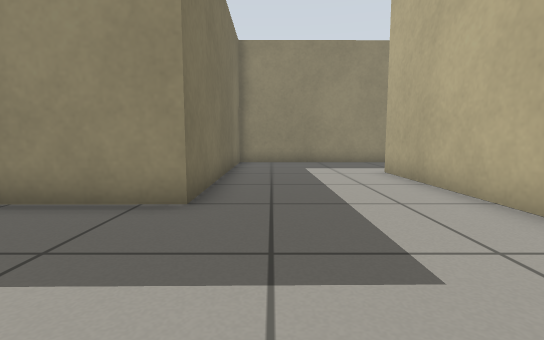
View 1 (above)

18 first-person views from a walk through a Gazebo world. The camera is 0.5 m above the floor, tilts 6° down and sees 85° across. The floor is counted in squares, 0.5 m on a side. Each view is taken from the middle of a square. On the plan, view 1 faces up. The plan holds only what a view shows up to about 12 squares ahead; the rest is blank.

View 2
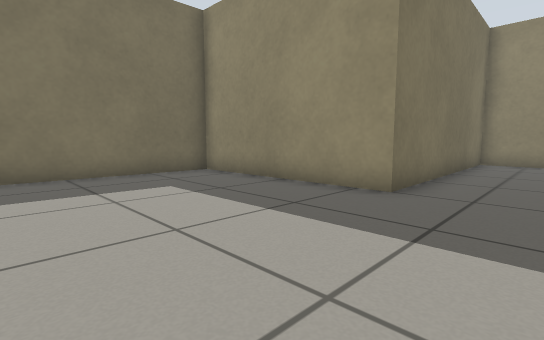

View 3
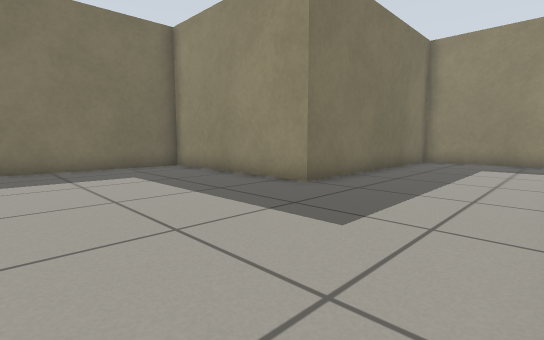

View 4
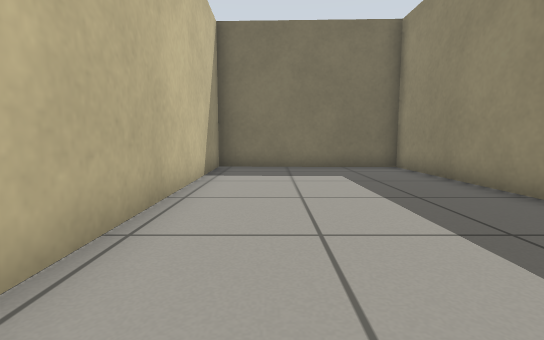

View 5
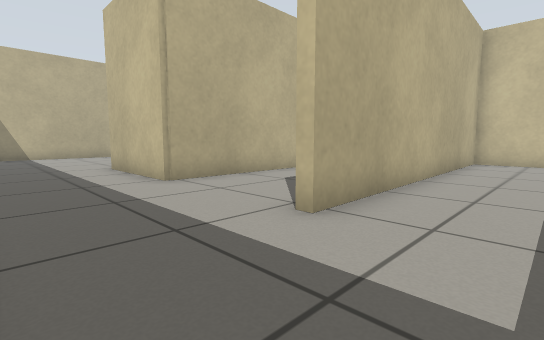

View 6
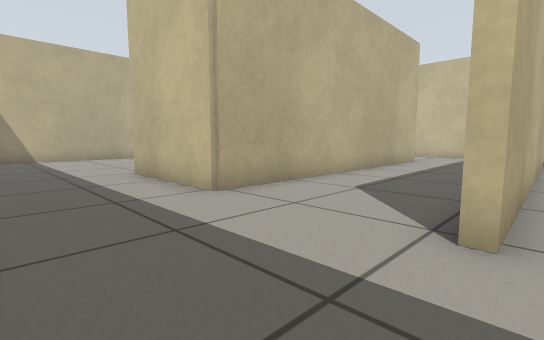

View 7
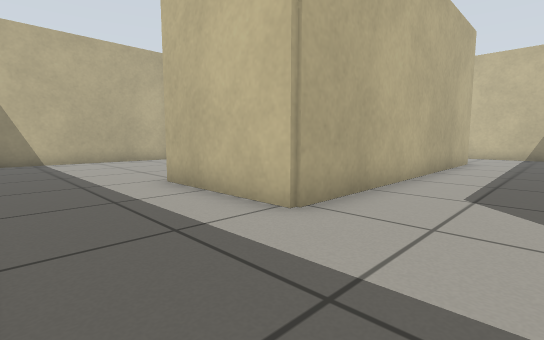

View 8
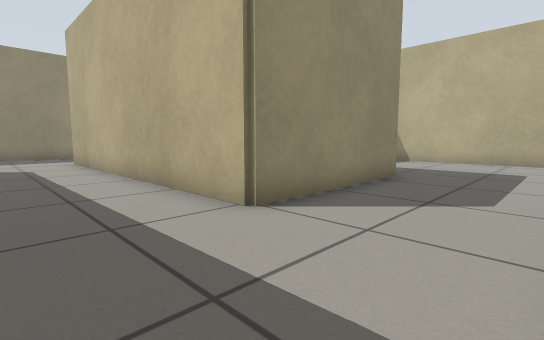

View 9
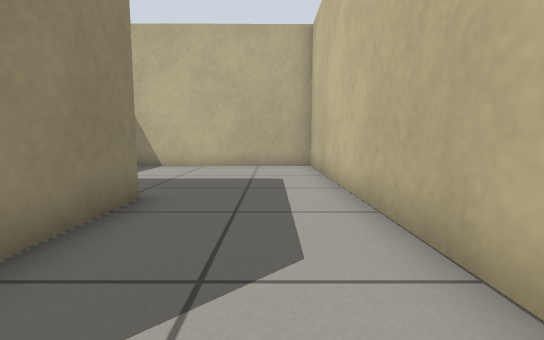

View 10
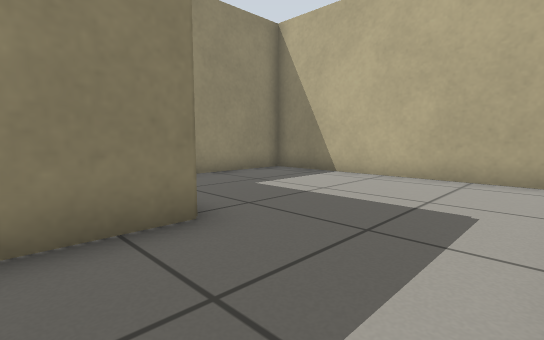

View 11
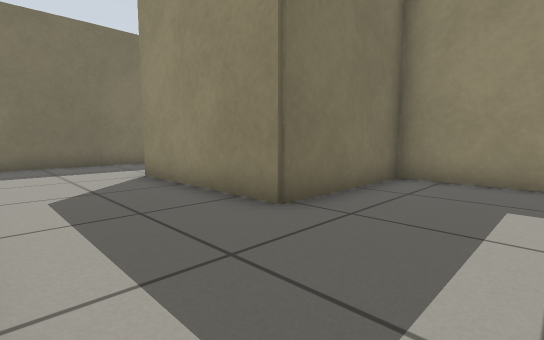

View 12
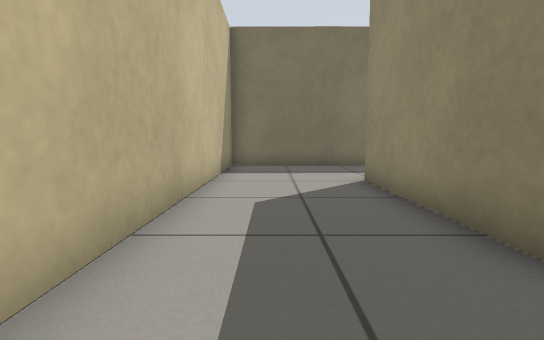

View 13
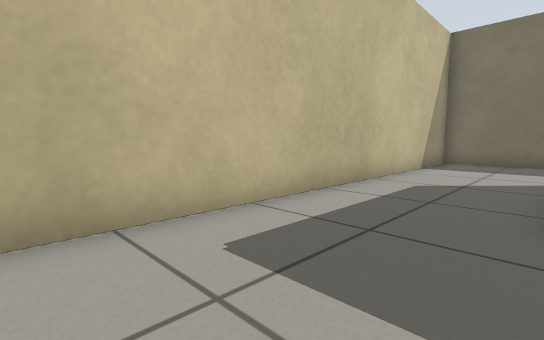

View 14
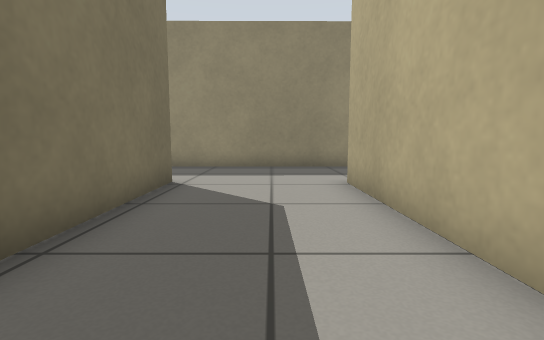

View 15
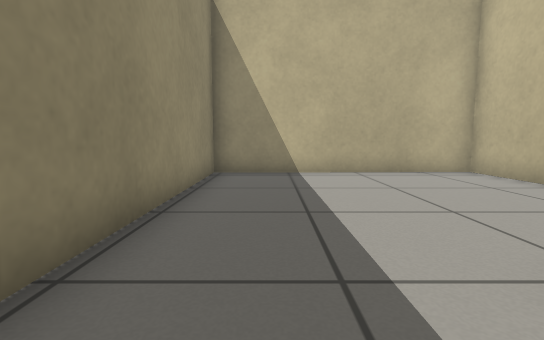

View 16
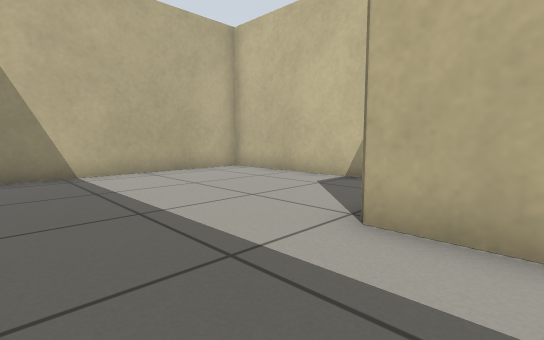

View 17
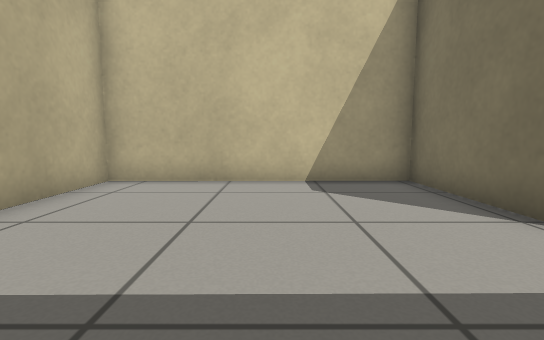

View 18
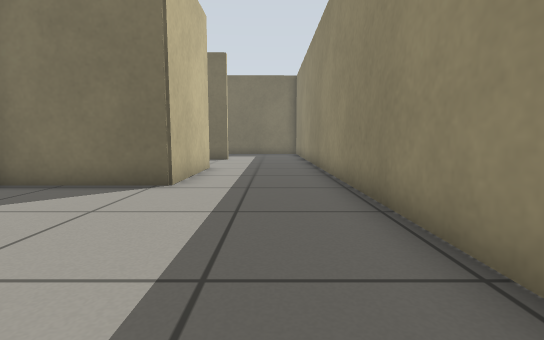

### Floor plan
Points are (right, up) in squares from view 1. A wall is a line through its corners. A room is listed if a view was taken in it or the views show most of it. See-through windows are left out.
Room 1 (views 1, 2, 3, 4, 5, 6)
walls: (3.6, 12.6) (-1.4, 12.6) (-1.3, 4.5) (-7.4, 4.4) (-7.6, -1.9) (3.6, -1.7) (3.4, 8.8)
ways out: opening at (4, 10.5) to room 2
Room 2 (views 7, 8, 9, 10, 11, 12, 13, 14)
walls: (3.9, -0.1) (4, -5.5) (19.1, -5.4) (18.9, 2.5) (13, 2.5) (13, -1.8) (7.8, -1.8) (7.7, 8.8); (3.4, 8.8) (3.7, 8.8) (3.8, 4.3); (7.5, 12.6) (3.6, 12.6)
ways out: opening at (4, 10.5) to room 1; opening at (7, 11) to room 3
Room 3 (views 15, 16, 17, 18)
walls: (7.7, 8.8) (11.7, 8.8) (11.7, 5) (18.9, 5) (18.7, 12.7) (7.5, 12.6)
ways out: opening at (7, 11) to room 2

Where each view was taken, in squares from view 1:
view 1: 0 up, 0 right, facing up
view 2: 1 down, 1 right, facing up-left
view 3: 1 down, 3 right, facing up-left
view 4: 0 up, 3 right, facing left
view 5: 12 up, 1 right, facing down-right
view 6: 12 up, 3 right, facing down-right
view 7: 12 up, 5 right, facing down-right
view 8: 5 down, 5 right, facing up-right
view 9: 4 down, 8 right, facing right
view 10: 5 down, 11 right, facing up-right
view 11: 5 down, 16 right, facing up-left
view 12: 4 down, 15 right, facing left
view 13: 2 down, 17 right, facing down-left
view 14: 2 up, 6 right, facing up
view 15: 11 up, 10 right, facing right
view 16: 12 up, 10 right, facing down-right
view 17: 12 up, 15 right, facing down
view 18: 11 up, 18 right, facing left
